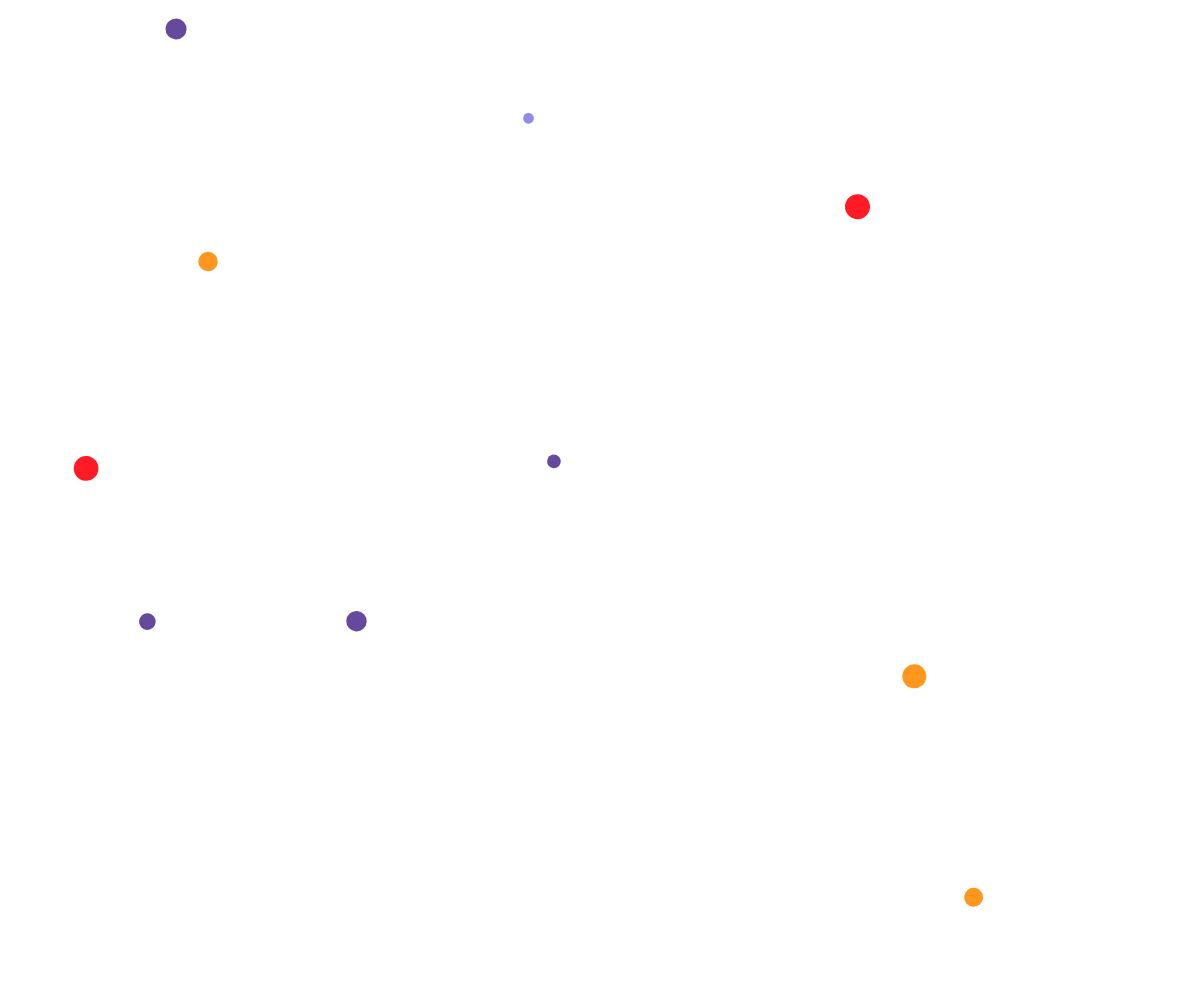
Frame 1 (no input)
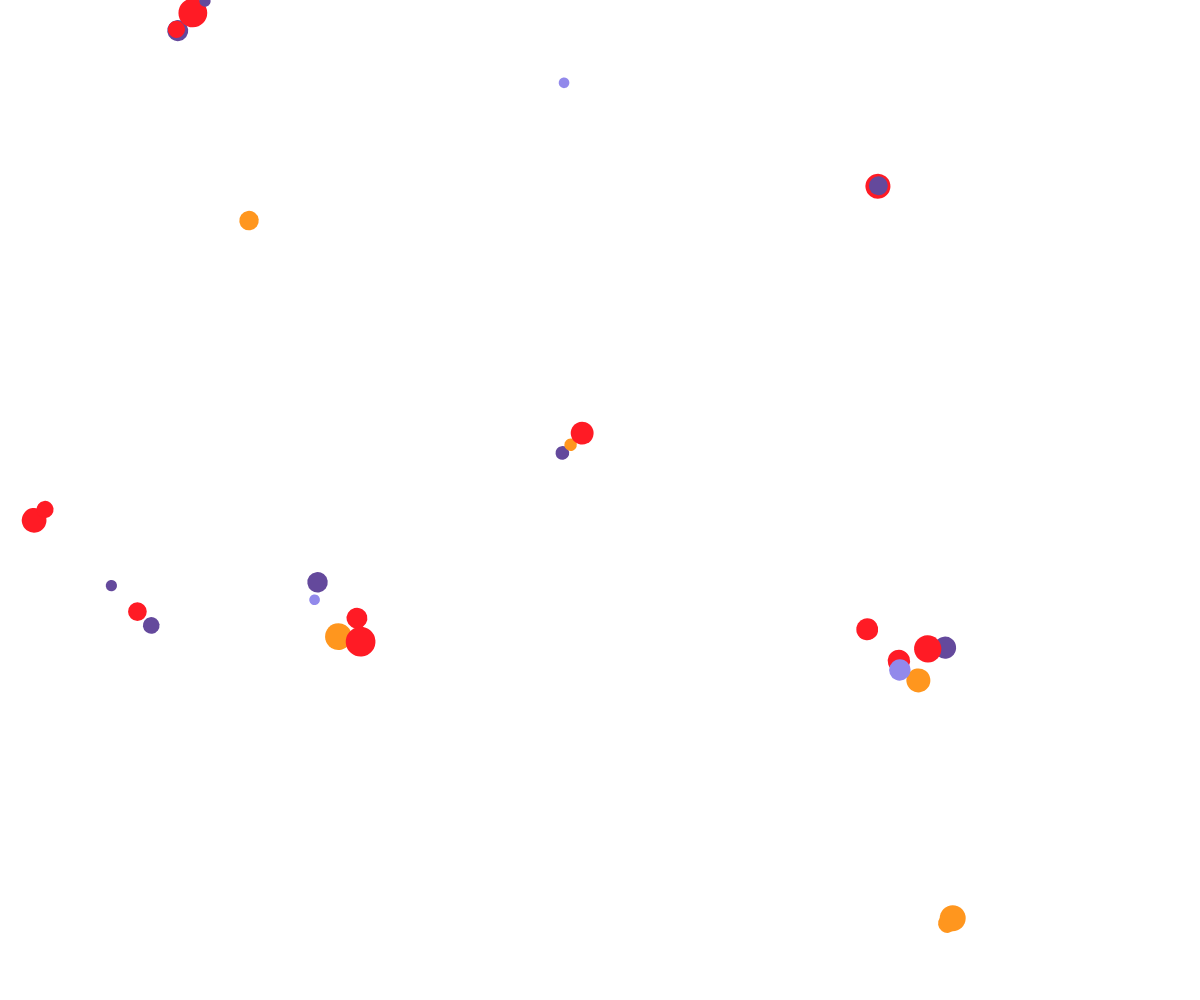
Frame 60 (no input)
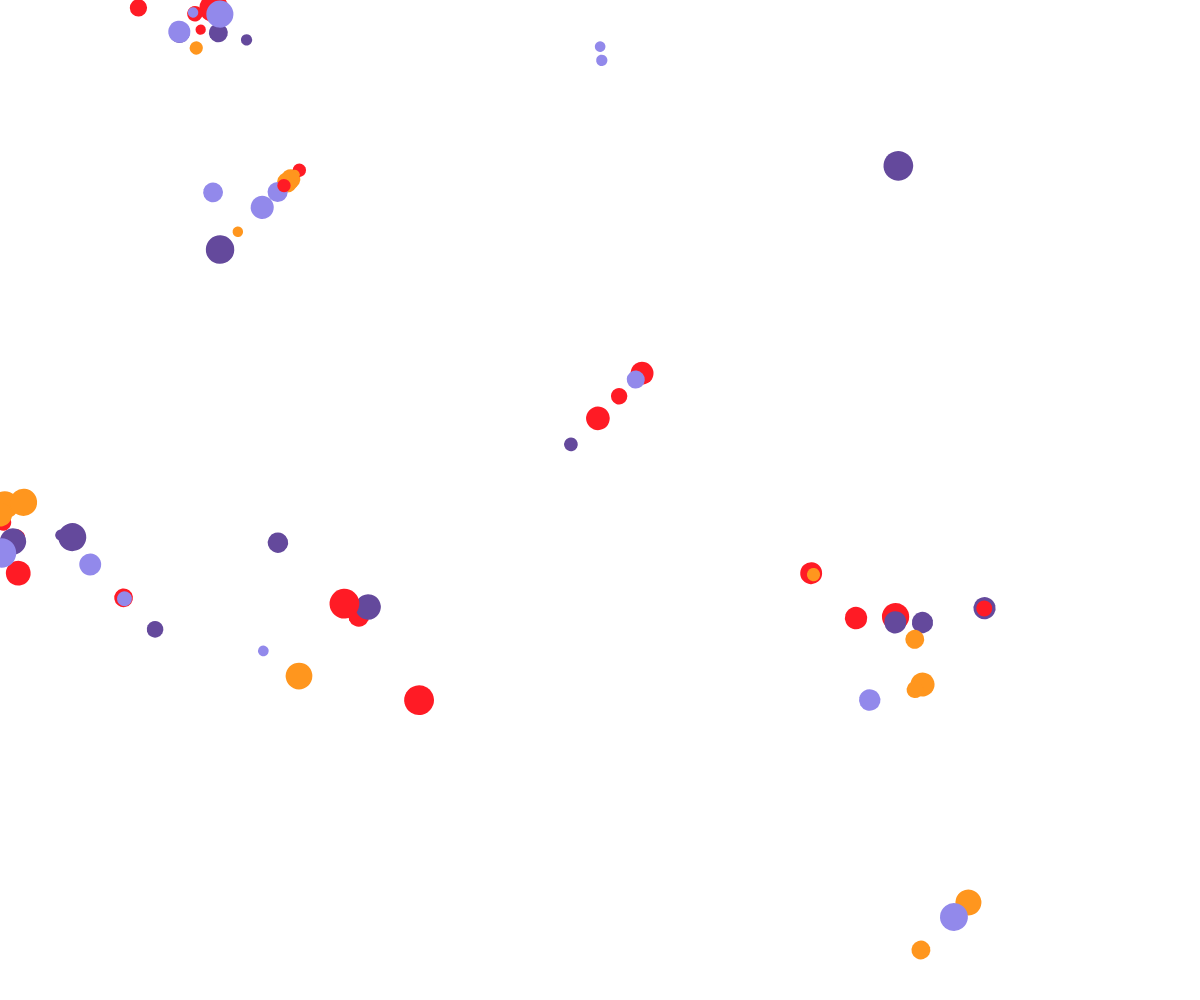
Frame 120 (the mouse pressed at the canvas centre since frame 60)

The p5.js sketch that drew these frames (run headless with seeded random() and noise() and a simulated clock; from frame 60 on, the mouse is pressed at the canvas centre):

// p5.js sketch
// ── sketch.js
let shapes = [];
let colors = ['#FF1B25', '#FF961E', '#9289EB', '#64499C'];

function setup() {
  createCanvas(windowWidth, windowHeight);
  generateShapes();
}

function draw() {
  background(255);
  for (let shape of shapes) {
    shape.update();
    shape.display();
    shape.multiply();
  }
}

function generateShapes() {
  shapes = [];
  for (let i = 0; i < 10; i++) {
    shapes.push(new Shape(random(width), random(height)));
  }
}

class Shape {
  constructor(x, y) {
    this.x = x;
    this.y = y;
    this.size = random(10, 30);
    this.angle = 0;
    this.speed = random(1);
    this.directionX = random() > 0.5 ? 1 : -1;
    this.directionY = random() > 0.5 ? 1 : -1;
    this.color = random(colors);
  }

  update() {
    this.x += this.speed * this.directionX;
    this.y += this.speed * this.directionY;

    if (this.x < 0 || this.x > width) {
      this.directionX *= -1;
    }
    if (this.y < 0 || this.y > height) {
      this.directionY *= -1;
    }

    this.angle += 0.05;
  }

  display() {
    push();
    translate(this.x, this.y);
    rotate(this.angle);
    noStroke();
    fill(this.color);
    ellipse(0, 0, this.size);
    pop();
  }

  multiply() {
    if (random(1) < 0.01) {
      shapes.push(new Shape(this.x, this.y));
    }
  }
}

function mouseClicked() {
  generateShapes();
}

function windowResized() {
  resizeCanvas(windowWidth, windowHeight);
  generateShapes();
}
